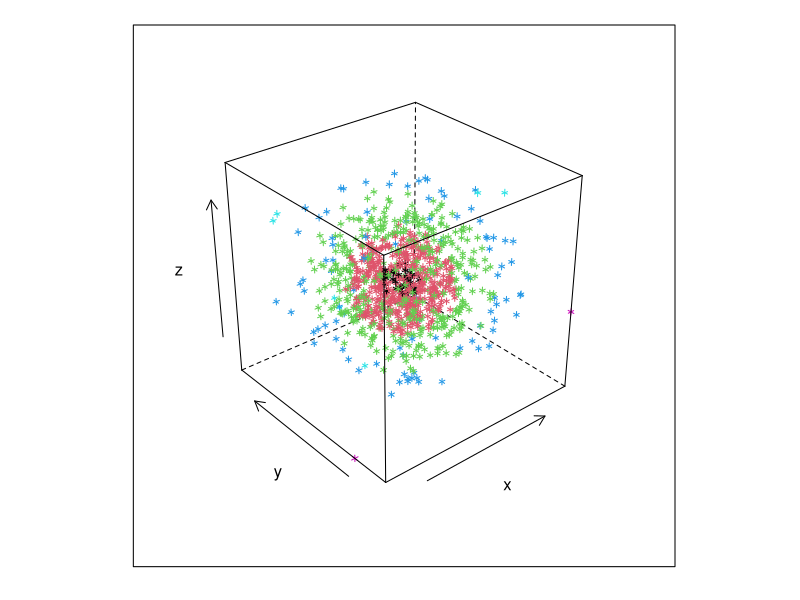
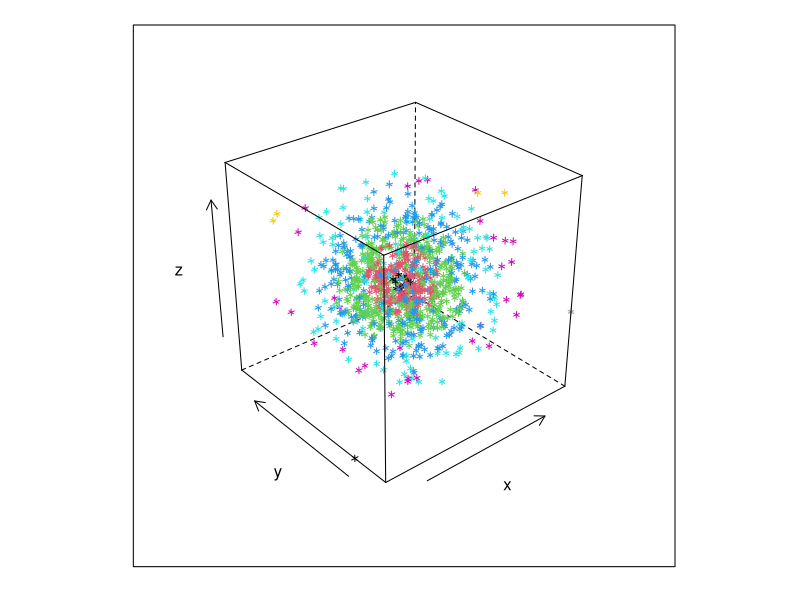
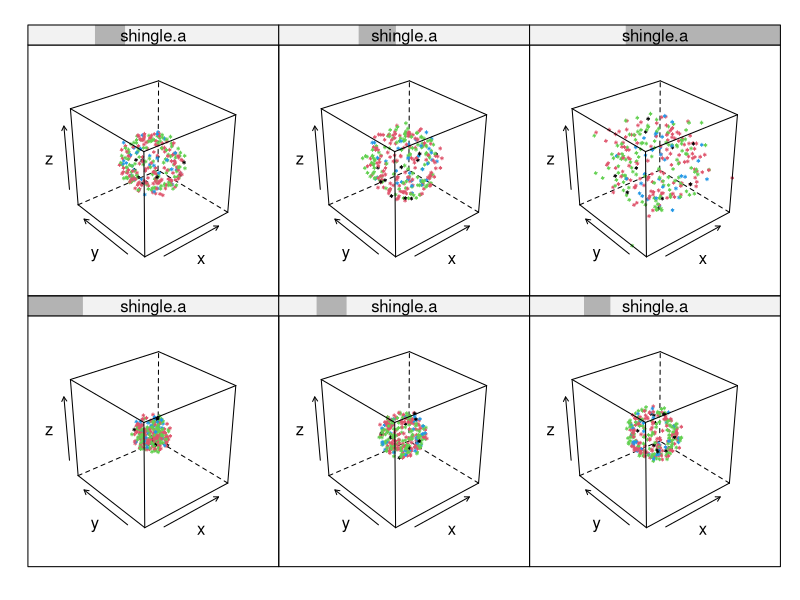
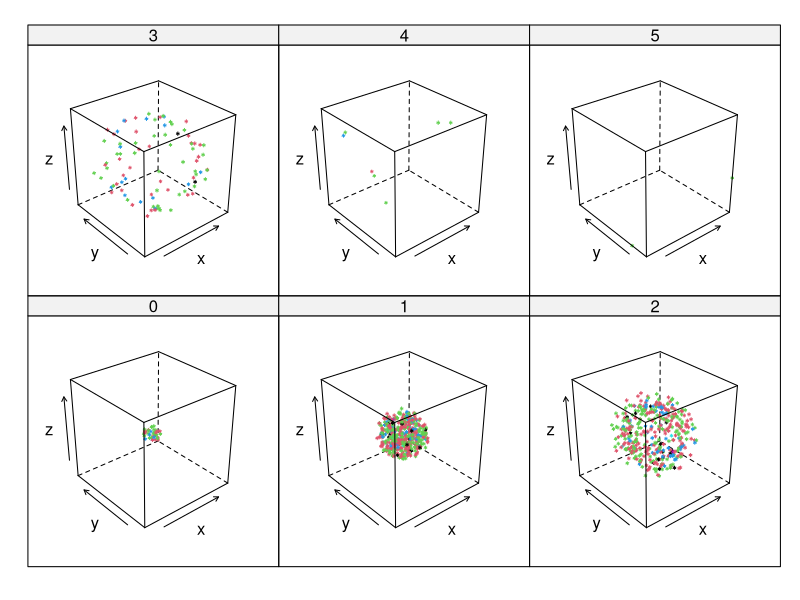
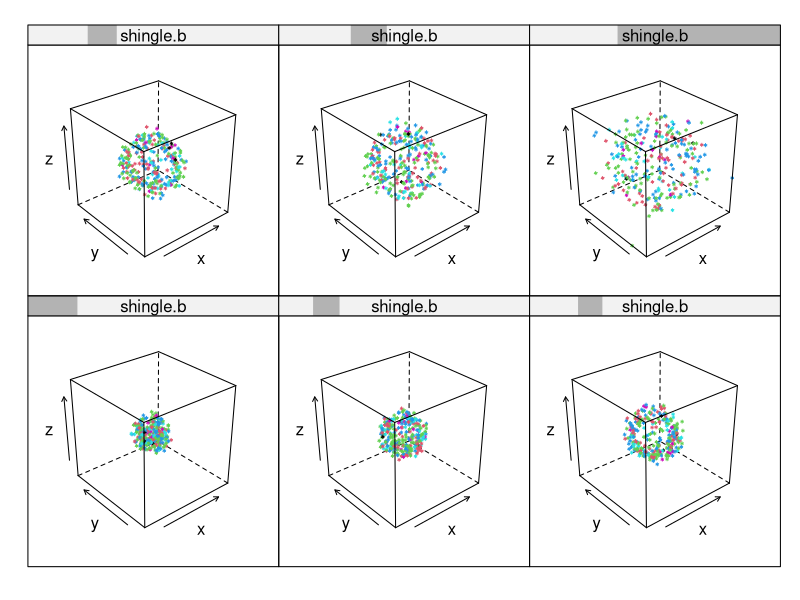
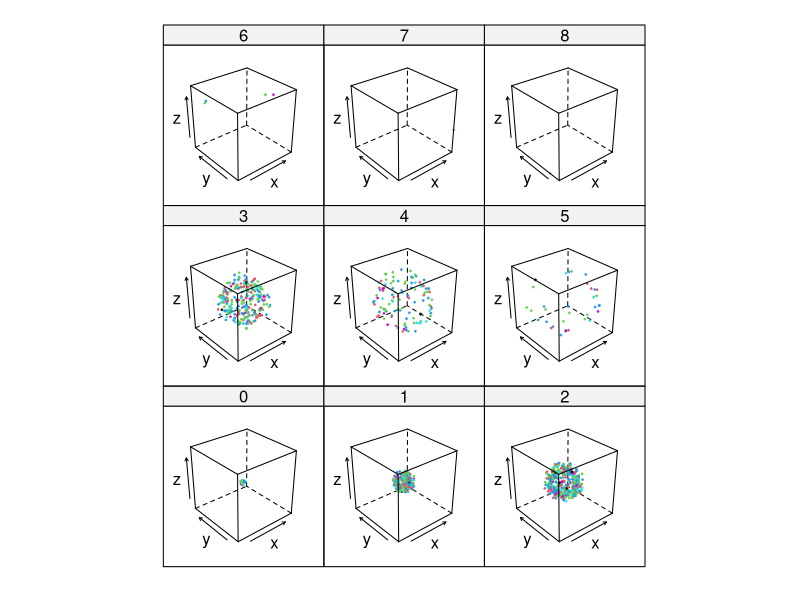
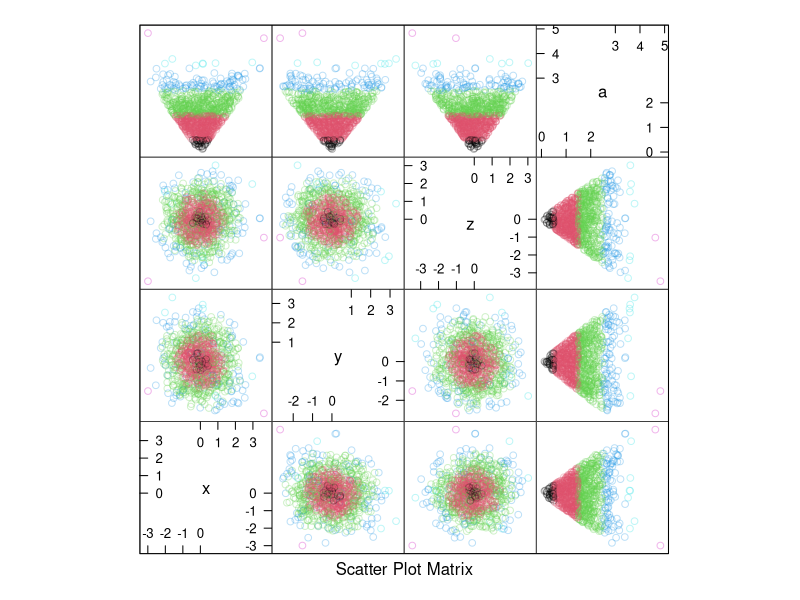
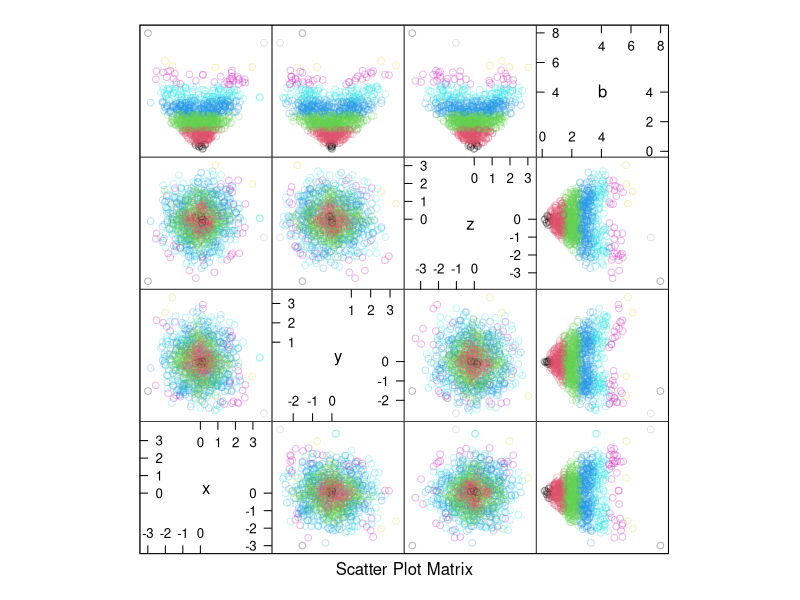

Recreate these plots in R, in order.
library(lattice)
library(dplyr)
set.seed(1001)
allRand <- data.frame(
  x = rnorm(1000)
  , y = rnorm(1000)
  , z = rnorm(1000)
)
allRand <- allRand %>% mutate(
  a = sqrt(x^2 + y^2 + z^2)
  , af = factor(round(a))
  , b = abs(x) + abs(y) + abs(z)
  , bf = factor(round(b))
)


cloud(z~x*y, data = allRand
      , col = allRand$af)
cloud(z~x*y, data = allRand
      , col = allRand$bf)

shingle.a <- equal.count(allRand$a)
cloud(z~x*y | shingle.a , data = allRand, col = allRand$af)
cloud(z~x*y | af , data = allRand, col = allRand$af)

shingle.b <- equal.count(allRand$b)
cloud(z~x*y | shingle.b , data = allRand, col = allRand$bf)
cloud(z~x*y | bf , data = allRand, col = allRand$bf)


splom(allRand[,-(5:7)], alpha = 0.3, col = allRand$af)
splom(allRand[,-c(4,5,7)], alpha = 0.3, col= allRand$bf)
